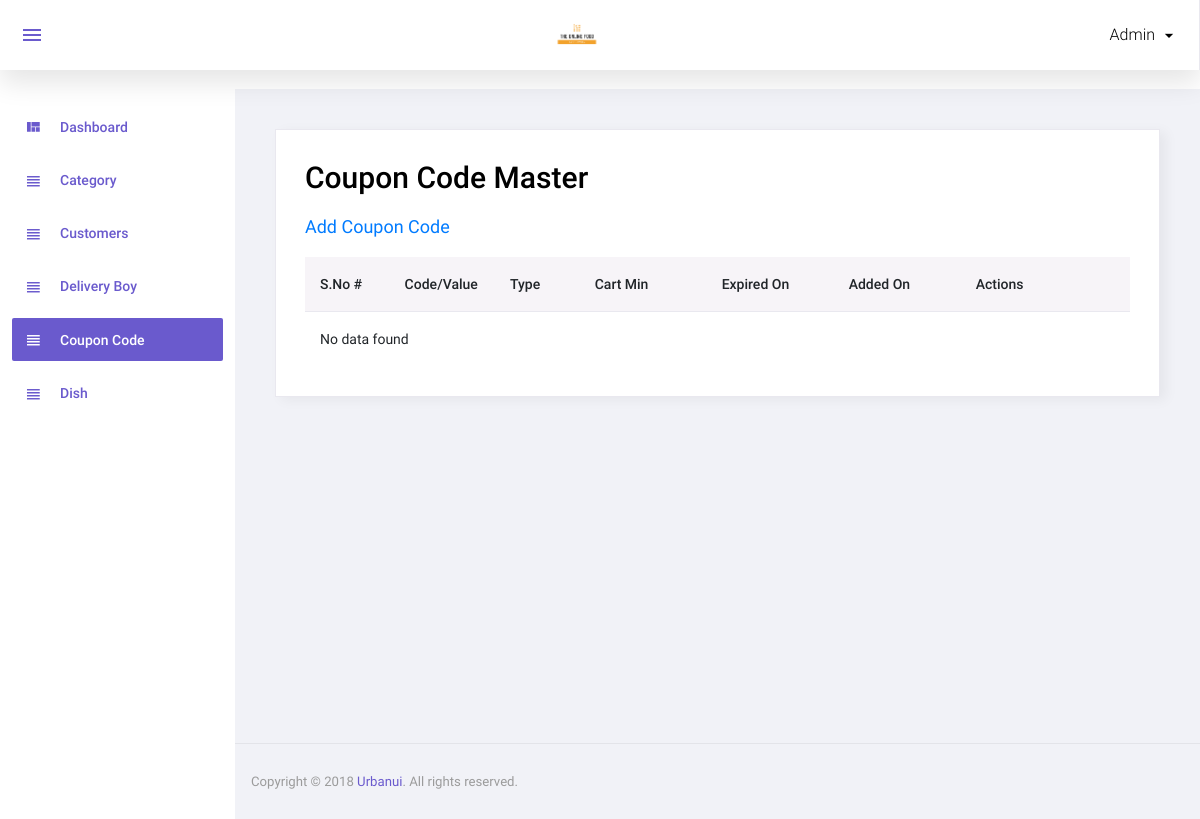
Before: /admin/coupon_code.php (signed in) with the older database file.
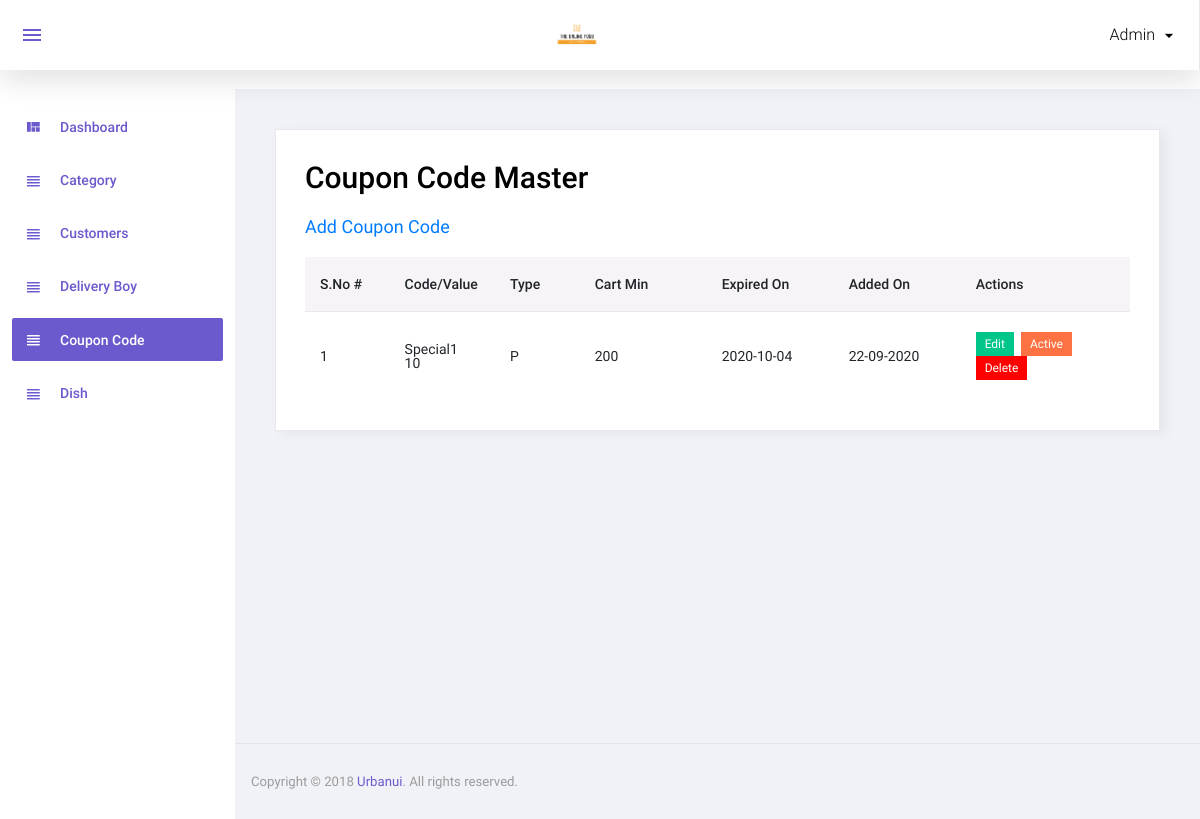
After: the same page with the newer database file.
### tables this page shows
CREATE TABLE `coupon_code` (
  `id` int(11) NOT NULL,
  `coupon_code` varchar(20) NOT NULL,
  `coupon_type` enum('P','F') NOT NULL,
  `coupon_value` int(11) NOT NULL,
  `cart_min_value` int(11) NOT NULL,
  `expired_on` date NOT NULL,
  `status` int(11) NOT NULL,
  `added_on` datetime NOT NULL
);

### admin/coupon_code.php (the view, shortened to what this page needs)
<?php
include('top.php');
$sql="select * from coupon_code order by id desc";
$res=mysqli_query($con,$sql);
?>
  <div class="card">
            <div class="card-body">
              <h1 class="grid_title">Coupon Code Master</h1>
			  <a href="manage_coupon_code.php" class="add_link">Add Coupon Code</a>
			  <div class="row grid_box">
                <div class="col-12">
                  <div class="table-responsive">
                    <table id="order-listing" class="table">
                      <thead>
                        <tr>
                            <th width="10%">S.No #</th>
                            <th width="10%">Code/Value</th>
                            <th width="10%">Type</th>
							<th width="15%">Cart Min</th>
							<th width="15%">Expired On</th>
							<th width="15%">Added On</th>
                            <th width="20%">Actions</th>
                        </tr>
                      </thead>
                      <tbody>
                        <?php if(mysqli_num_rows($res)>0){
						$i=1;
						while($row=mysqli_fetch_assoc($res)){
						?>
						<tr>
                            <td><?php echo $i?></td>
                            <td><?php echo $row['coupon_code']?><br/>
							<?php echo $row['coupon_value']?></td>
							<td><?php echo $row['coupon_type']?></td>
							<td><?php echo $row['cart_min_value']?></td>
							<td>
							<?php
							if($row['expired_on']=='0000-00-00'){
							}else{
								echo $row['expired_on'];
							}
							?>
							</td>
							<td>
							<?php
							$dateStr=strtotime($row['added_on']);
							echo date('d-m-Y',$dateStr);
							?>
							</td>
							<td>
								<a href="manage_coupon_code.php?id=<?php echo $row['id']?>"><label class="badge badge-success hand_cursor">Edit</label></a>&nbsp;
								<?php
								if($row['status']==1){
								?>
								<a href="?id=<?php echo $row['id']?>&type=deactive"><label class="badge badge-danger hand_cursor">Active</label></a>
								<?php
								}else{
								?>
								<a href="?id=<?php echo $row['id']?>&type=active"><label class="badge badge-info hand_cursor">Deactive</label></a>
								<?php
								}
								?>
								<a href="?id=<?php echo $row['id']?>&type=delete"><label class="badge badge-danger delete_red hand_cursor">Delete</label></a>
							</td>
                        </tr>
                        <?php
						$i++;
						} } else { ?>
						<tr>
							<td colspan="5">No data found</td>
						</tr>
						<?php } ?>
                      </tbody>
                    </table>
                  </div>
				</div>
              </div>
            </div>
          </div>
<?php include('footer.php');?>

Changed rows visible on the page:
added coupon_code: coupon_code "Special1", coupon_value "10", coupon_type "P", cart_min_value "200", expired_on "2020-10-04", added_on "22-09-2020"
Other visible differences:
text no longer shown: "No data found"
